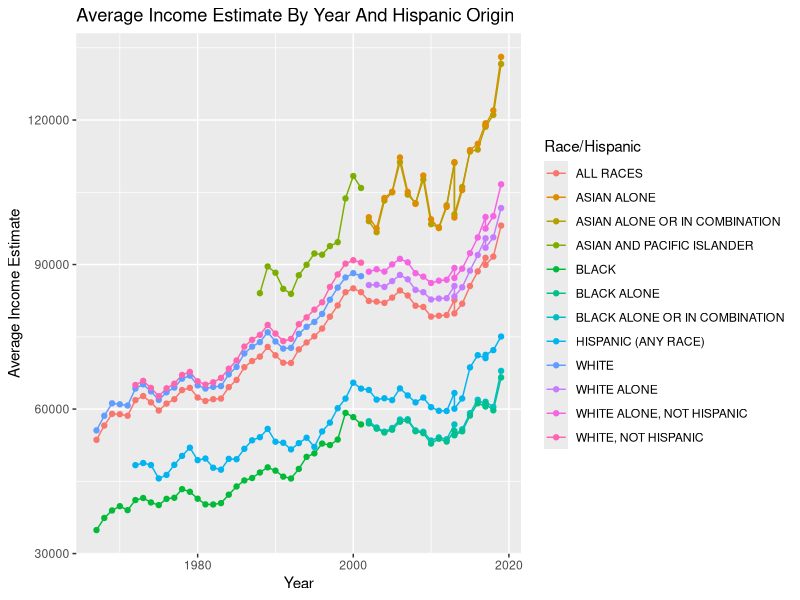
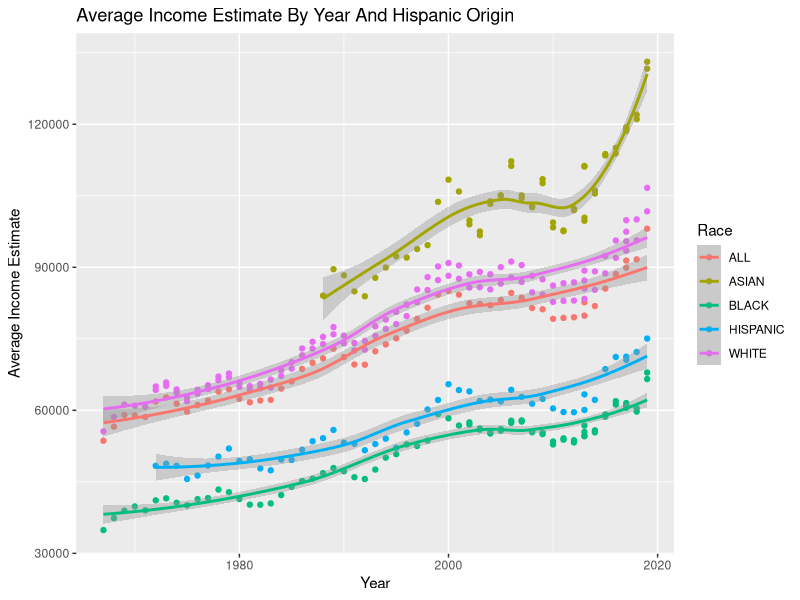
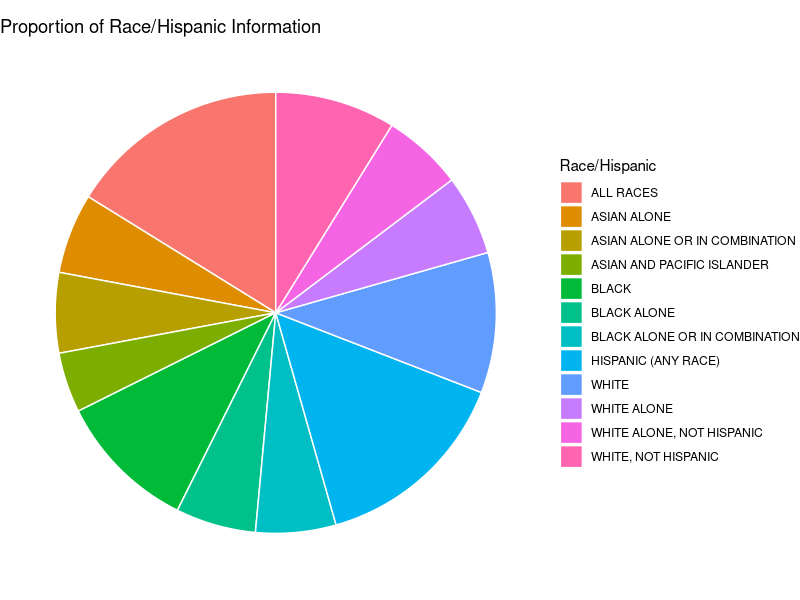
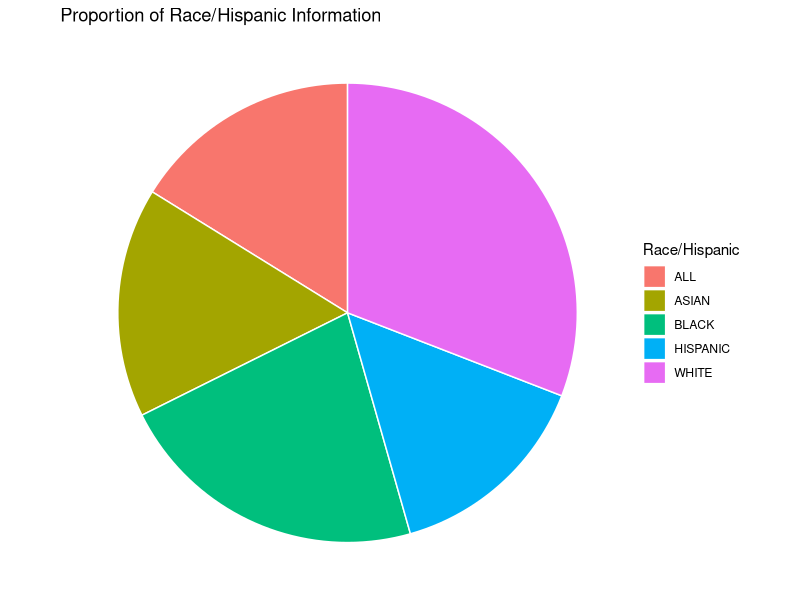

Generate these figures, in order, with R:
## ---- chunk 1
#| label: setup
#| warning: false
#| message: false

library(tidyverse)
library(ggplot2)
library(readxl)

knitr::opts_chunk$set(echo = TRUE, warning=FALSE, message=FALSE)
## ---- chunk 2
df <- read_excel('./_data/USA Households by Total Money Income, Race, and Hispanic Origin of Householder 1967 to 2019.xlsx', skip = 4)
df <- select(df, -(Total)) %>%
       rename(Number = ...2,
              MedianEstimate = Estimate...13, 
              MeanEstimate = Estimate...15,
              MedianEstimateMOE = `Margin of error1 (±)...14`,
              MeanEstimateMOE = `Margin of error1 (±)...16`) %>%
       head(-31)
head(df)
## ---- chunk 3
df %>% 
  filter(if_any(.cols = everything(), ~ is.na(.x)))
## ---- chunk 4
# Clean the leftmost column
c1 <- df$...1
for (i in seq_along(c1)) {
  item <- c1[[i]]
  # Case where item is a category containing a number -> "WHITE ALONE 24"
  if (!(is.na(slice(df, i)$Number)) & str_detect(item, " ")) {
    pieces <- str_split(item, " ")[[1]]
    c1[i] = pieces[1]
  }
  # Case where item is has superscript -> "2017 2"
  else if (is.na(slice(df, i)$Number)){
    c1[i] = str_squish(gsub('[0-9]+', '', item))
  }
}

# Reset leftmost column 
df$...1 <- c1

# Create a new column describing race information
c2 <- df$...1
category <- c2[[1]]
for (i in seq_along(c2)) {
  item <- c2[[i]]
  if (!(str_detect(item, "[0-9][0-9][0-9][0-9]")))
      category <- item
  c2[i] = category
}

# Add new column to tibble, remove old column
df <- mutate(df, `Race/Hispanic` = c2) %>% 
      relocate(`Race/Hispanic`, .after = `...1`) %>%
      rename(Year = `...1`)

# Remove old rows
df <- na.omit(df)
head(df, n = 15)
## ---- chunk 5
# Remove "N" in MeanEstimate
c1 = df$MeanEstimate
for (i in seq_along(c1)) {
  item <- c1[[i]]
  if (item == "N")
    c1[i] = NA
}

# Remove "N" in MeanEstimateMOE
c2 = df$MeanEstimateMOE
for (i in seq_along(c2)) {
  item <- c2[[i]]
  if (item == "N")
    c2[i] = NA
}

# Reset columns to clean version
df$MeanEstimate = c1
df$MeanEstimateMOE = c2

# Convert type of columns 
df <- type_convert(df)
## ---- chunk 6
colnames(df)
## ---- chunk 7
ggplot(df, mapping = aes(x = Year, y = MeanEstimate, color = `Race/Hispanic`)) + 
  geom_line(na.rm = TRUE) + 
  geom_point(na.rm = TRUE) + 
  labs(
    x = "Year",
    y = "Average Income Estimate",
    title = "Average Income Estimate By Year And Hispanic Origin"
  )
## ---- chunk 8
mdf <- df %>% mutate(`Race/Hispanic` = case_when(str_detect(`Race/Hispanic`, 'ASIAN') ~ 'ASIAN',
                                             str_detect(`Race/Hispanic`, 'BLACK') ~ 'BLACK',
                                             str_detect(`Race/Hispanic`, 'WHITE') ~ 'WHITE',
                                             str_detect(`Race/Hispanic`, 'HISPANIC') ~ 'HISPANIC',
                                             str_detect(`Race/Hispanic`, 'ALL') ~ 'ALL'))

ggplot(mdf, mapping = aes(x = Year, y = MeanEstimate, color = `Race/Hispanic`)) + 
  geom_point(na.rm = TRUE) + 
  geom_smooth(na.rm = TRUE, method = 'loess', formula = 'y ~ x') +
  labs(
    x = "Year",
    y = "Average Income Estimate",
    title = "Average Income Estimate By Year And Hispanic Origin",
    color = "Race"
  )
## ---- chunk 9
# Get the counts of each category
dfVals <- df %>% 
  group_by(`Race/Hispanic`) %>%
  summarise(Count = n())
## ---- chunk 10
# Basic piechart
ggplot(dfVals, aes(x="", y=Count, fill=`Race/Hispanic`)) +
  geom_bar(stat="identity", width=1, color="white") +
  coord_polar("y", start=0) +
  theme_void() + 
  labs(
    title = "Proportion of Race/Hispanic Information"
  )
  
## ---- chunk 11
mdfVals <- mdf %>% 
  group_by(`Race/Hispanic`) %>%
  summarise(Count = n())

# Basic piechart
ggplot(mdfVals, aes(x="", y=Count, fill=`Race/Hispanic`)) +
  geom_bar(stat="identity", width=1, color="white") +
  coord_polar("y", start=0) +
  theme_void() + 
  labs(
    title = "Proportion of Race/Hispanic Information"
  )
